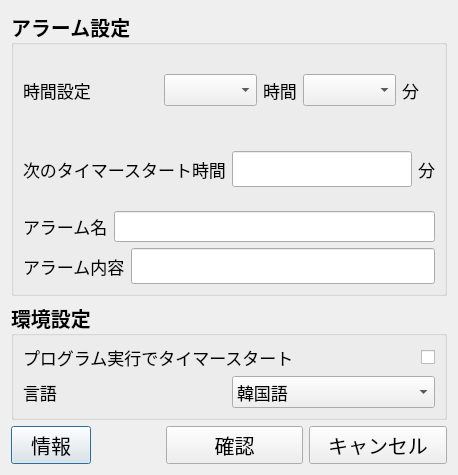
<?xml version="1.0" encoding="UTF-8"?>
<ui version="4.0">
 <class>ConfigGUI</class>
 <widget class="QDialog" name="ConfigGUI">
  <property name="geometry">
   <rect>
    <x>0</x>
    <y>0</y>
    <width>458</width>
    <height>475</height>
   </rect>
  </property>
  <property name="font">
   <font>
    <family>나눔고딕</family>
    <pointsize>15</pointsize>
   </font>
  </property>
  <property name="windowTitle">
   <string>Dialog</string>
  </property>
  <property name="locale">
   <locale language="English" country="UnitedStates"/>
  </property>
  <property name="modal">
   <bool>true</bool>
  </property>
  <layout class="QVBoxLayout" name="verticalLayout_7" stretch="3,1,0">
   <item>
    <layout class="QVBoxLayout" name="verticalLayout_2">
     <item>
      <widget class="QGroupBox" name="ToastgroupBox">
       <property name="font">
        <font>
         <family>나눔고딕</family>
         <pointsize>15</pointsize>
         <weight>75</weight>
         <italic>false</italic>
         <bold>true</bold>
        </font>
       </property>
       <property name="title">
        <string>アラーム設定</string>
       </property>
       <layout class="QVBoxLayout" name="verticalLayout" stretch="0,0,0,0">
        <item>
         <layout class="QHBoxLayout" name="horizontalLayout_7" stretch="1,2,0,1,0,1">
          <property name="sizeConstraint">
           <enum>QLayout::SetDefaultConstraint</enum>
          </property>
          <item>
           <widget class="QLabel" name="label_6">
            <property name="font">
             <font>
              <family>나눔고딕</family>
              <pointsize>13</pointsize>
              <weight>50</weight>
              <italic>false</italic>
              <bold>false</bold>
             </font>
            </property>
            <property name="text">
             <string>時間設定</string>
            </property>
           </widget>
          </item>
          <item>
           <spacer name="horizontalSpacer_3">
            <property name="orientation">
             <enum>Qt::Horizontal</enum>
            </property>
            <property name="sizeHint" stdset="0">
             <size>
              <width>40</width>
              <height>20</height>
             </size>
            </property>
           </spacer>
          </item>
          <item>
           <widget class="QComboBox" name="HcomboBox">
            <property name="font">
             <font>
              <family>나눔고딕</family>
              <pointsize>13</pointsize>
              <weight>50</weight>
              <italic>false</italic>
              <bold>false</bold>
             </font>
            </property>
            <property name="iconSize">
             <size>
              <width>20</width>
              <height>20</height>
             </size>
            </property>
           </widget>
          </item>
          <item>
           <widget class="QLabel" name="label_7">
            <property name="font">
             <font>
              <family>나눔고딕</family>
              <pointsize>13</pointsize>
              <weight>50</weight>
              <italic>false</italic>
              <bold>false</bold>
             </font>
            </property>
            <property name="text">
             <string>時間</string>
            </property>
           </widget>
          </item>
          <item>
           <widget class="QComboBox" name="McomboBox">
            <property name="font">
             <font>
              <family>나눔고딕</family>
              <pointsize>13</pointsize>
              <weight>50</weight>
              <italic>false</italic>
              <bold>false</bold>
             </font>
            </property>
           </widget>
          </item>
          <item>
           <widget class="QLabel" name="label_8">
            <property name="font">
             <font>
              <family>나눔고딕</family>
              <pointsize>13</pointsize>
              <weight>50</weight>
              <italic>false</italic>
              <bold>false</bold>
             </font>
            </property>
            <property name="text">
             <string>分</string>
            </property>
           </widget>
          </item>
         </layout>
        </item>
        <item>
         <layout class="QHBoxLayout" name="horizontalLayout_2" stretch="0,10,0,0">
          <item>
           <widget class="QLabel" name="label">
            <property name="font">
             <font>
              <family>나눔고딕</family>
              <pointsize>13</pointsize>
              <weight>50</weight>
              <italic>false</italic>
              <bold>false</bold>
              <underline>false</underline>
              <strikeout>false</strikeout>
              <kerning>true</kerning>
             </font>
            </property>
            <property name="text">
             <string>次のタイマースタート時間</string>
            </property>
           </widget>
          </item>
          <item>
           <spacer name="horizontalSpacer_2">
            <property name="orientation">
             <enum>Qt::Horizontal</enum>
            </property>
            <property name="sizeHint" stdset="0">
             <size>
              <width>40</width>
              <height>20</height>
             </size>
            </property>
           </spacer>
          </item>
          <item>
           <widget class="QLineEdit" name="TermlineEdit">
            <property name="font">
             <font>
              <family>나눔고딕</family>
              <pointsize>15</pointsize>
              <weight>50</weight>
              <italic>false</italic>
              <bold>false</bold>
             </font>
            </property>
            <property name="alignment">
             <set>Qt::AlignRight|Qt::AlignTrailing|Qt::AlignVCenter</set>
            </property>
           </widget>
          </item>
          <item>
           <widget class="QLabel" name="label_9">
            <property name="font">
             <font>
              <family>나눔고딕</family>
              <pointsize>13</pointsize>
              <weight>50</weight>
              <italic>false</italic>
              <bold>false</bold>
             </font>
            </property>
            <property name="text">
             <string>分</string>
            </property>
           </widget>
          </item>
         </layout>
        </item>
        <item>
         <layout class="QHBoxLayout" name="horizontalLayout_3">
          <item>
           <widget class="QLabel" name="label_2">
            <property name="font">
             <font>
              <family>나눔고딕</family>
              <pointsize>13</pointsize>
              <weight>50</weight>
              <italic>false</italic>
              <bold>false</bold>
             </font>
            </property>
            <property name="layoutDirection">
             <enum>Qt::LeftToRight</enum>
            </property>
            <property name="text">
             <string>アラーム名</string>
            </property>
           </widget>
          </item>
          <item>
           <widget class="QLineEdit" name="NamelineEdit">
            <property name="font">
             <font>
              <family>나눔고딕</family>
              <pointsize>12</pointsize>
              <weight>50</weight>
              <italic>false</italic>
              <bold>false</bold>
             </font>
            </property>
            <property name="alignment">
             <set>Qt::AlignRight|Qt::AlignTrailing|Qt::AlignVCenter</set>
            </property>
           </widget>
          </item>
         </layout>
        </item>
        <item>
         <layout class="QHBoxLayout" name="horizontalLayout_4">
          <item>
           <widget class="QLabel" name="label_3">
            <property name="font">
             <font>
              <family>나눔고딕</family>
              <pointsize>13</pointsize>
              <weight>50</weight>
              <italic>false</italic>
              <bold>false</bold>
             </font>
            </property>
            <property name="text">
             <string>アラーム内容</string>
            </property>
           </widget>
          </item>
          <item>
           <widget class="QLineEdit" name="ContentlineEdit">
            <property name="font">
             <font>
              <family>나눔고딕</family>
              <pointsize>15</pointsize>
              <weight>50</weight>
              <italic>false</italic>
              <bold>false</bold>
             </font>
            </property>
            <property name="alignment">
             <set>Qt::AlignRight|Qt::AlignTrailing|Qt::AlignVCenter</set>
            </property>
           </widget>
          </item>
         </layout>
        </item>
       </layout>
      </widget>
     </item>
    </layout>
   </item>
   <item>
    <layout class="QVBoxLayout" name="verticalLayout_3">
     <item>
      <widget class="QGroupBox" name="ConfiggroupBox">
       <property name="font">
        <font>
         <family>나눔고딕</family>
         <pointsize>15</pointsize>
         <weight>75</weight>
         <bold>true</bold>
        </font>
       </property>
       <property name="title">
        <string>環境設定</string>
       </property>
       <layout class="QVBoxLayout" name="verticalLayout_4">
        <item>
         <layout class="QHBoxLayout" name="horizontalLayout_6" stretch="1,0">
          <item>
           <widget class="QLabel" name="label_5">
            <property name="font">
             <font>
              <family>나눔고딕</family>
              <pointsize>13</pointsize>
              <weight>50</weight>
              <bold>false</bold>
             </font>
            </property>
            <property name="text">
             <string>プログラム実行でタイマースタート</string>
            </property>
           </widget>
          </item>
          <item>
           <widget class="QCheckBox" name="AutoStartcheckBox">
            <property name="enabled">
             <bool>true</bool>
            </property>
            <property name="font">
             <font>
              <family>나눔고딕</family>
              <pointsize>15</pointsize>
              <weight>50</weight>
              <bold>false</bold>
             </font>
            </property>
            <property name="styleSheet">
             <string notr="true"/>
            </property>
            <property name="text">
             <string/>
            </property>
           </widget>
          </item>
         </layout>
        </item>
        <item>
         <layout class="QHBoxLayout" name="horizontalLayout_5">
          <item>
           <widget class="QLabel" name="label_4">
            <property name="font">
             <font>
              <family>나눔고딕</family>
              <pointsize>13</pointsize>
              <weight>50</weight>
              <bold>false</bold>
             </font>
            </property>
            <property name="text">
             <string>言語</string>
            </property>
           </widget>
          </item>
          <item>
           <widget class="QComboBox" name="LangcomboBox">
            <property name="font">
             <font>
              <family>나눔고딕</family>
              <pointsize>13</pointsize>
              <weight>50</weight>
              <bold>false</bold>
             </font>
            </property>
            <item>
             <property name="text">
              <string>韓国語</string>
             </property>
            </item>
            <item>
             <property name="text">
              <string>英語</string>
             </property>
            </item>
            <item>
             <property name="text">
              <string>日本語</string>
             </property>
            </item>
           </widget>
          </item>
         </layout>
        </item>
       </layout>
      </widget>
     </item>
    </layout>
   </item>
   <item>
    <layout class="QHBoxLayout" name="horizontalLayout" stretch="1,1,2,2">
     <item>
      <widget class="QPushButton" name="InfoBTN">
       <property name="text">
        <string>情報</string>
       </property>
      </widget>
     </item>
     <item>
      <spacer name="horizontalSpacer">
       <property name="orientation">
        <enum>Qt::Horizontal</enum>
       </property>
       <property name="sizeHint" stdset="0">
        <size>
         <width>50</width>
         <height>20</height>
        </size>
       </property>
      </spacer>
     </item>
     <item>
      <widget class="QPushButton" name="OKBTN">
       <property name="text">
        <string>確認</string>
       </property>
      </widget>
     </item>
     <item>
      <widget class="QPushButton" name="CancelBTN">
       <property name="text">
        <string>キャンセル</string>
       </property>
      </widget>
     </item>
    </layout>
   </item>
  </layout>
 </widget>
 <tabstops>
  <tabstop>TermlineEdit</tabstop>
  <tabstop>NamelineEdit</tabstop>
  <tabstop>ContentlineEdit</tabstop>
  <tabstop>AutoStartcheckBox</tabstop>
  <tabstop>InfoBTN</tabstop>
  <tabstop>OKBTN</tabstop>
  <tabstop>CancelBTN</tabstop>
 </tabstops>
 <resources/>
 <connections/>
</ui>
